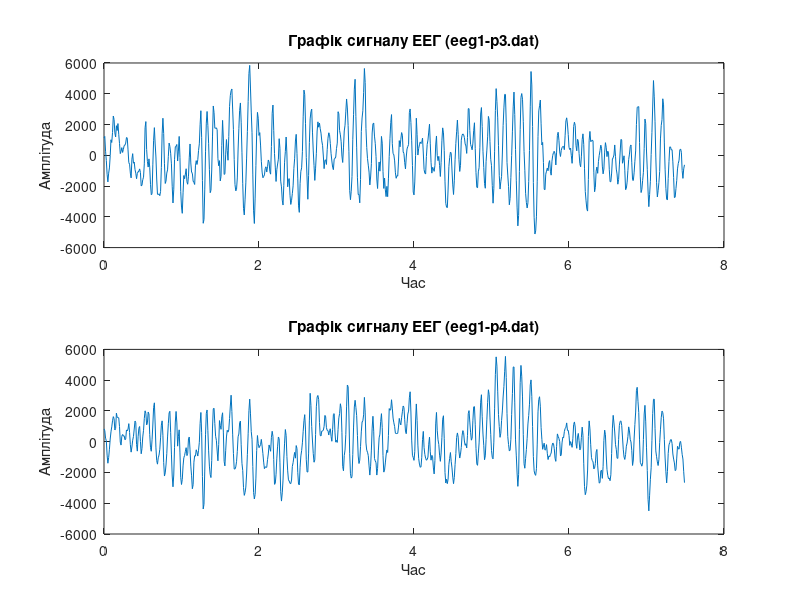
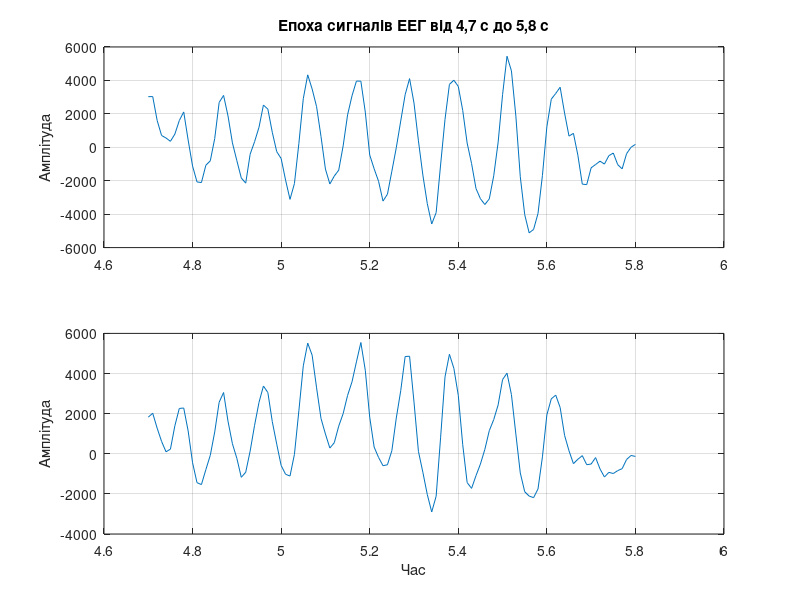
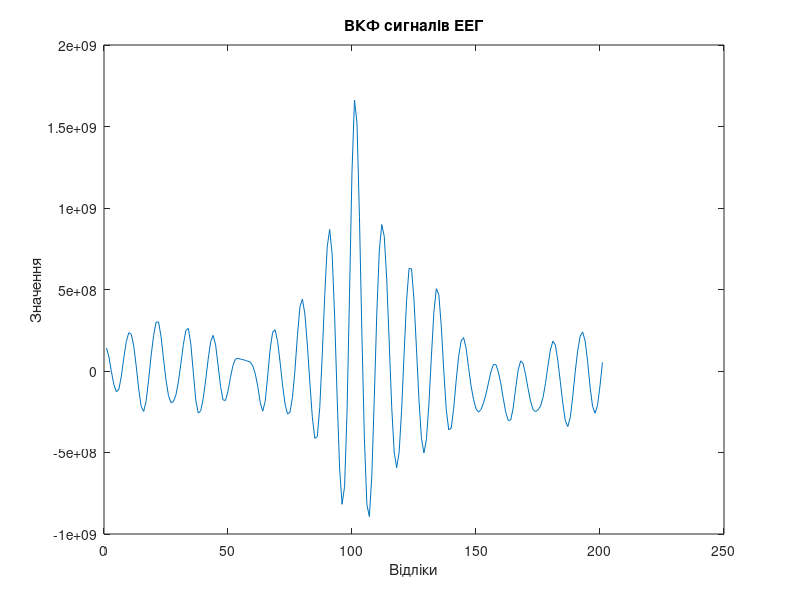
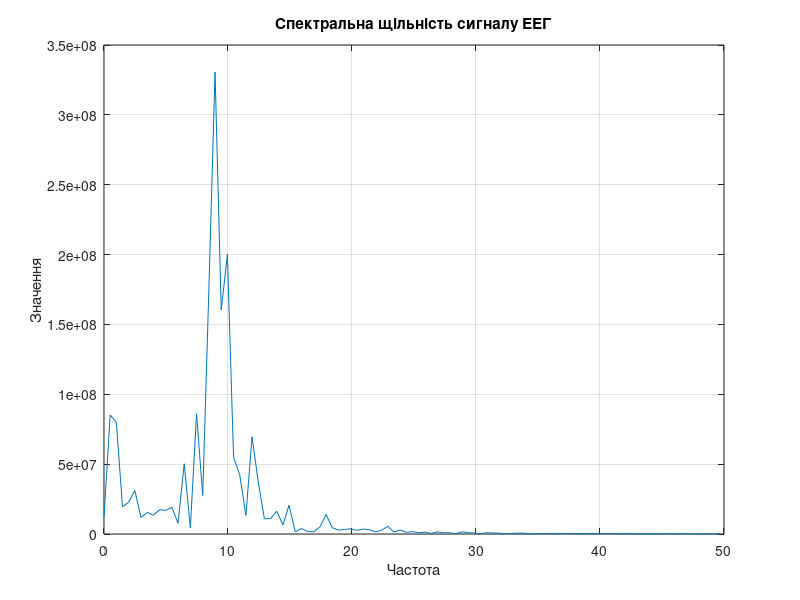

Recreate these plots in MATLAB, in order.
%=== Завдання #3.5 ===
% Завантаження сигналу ЕЕГ файл (eeg1-p3.dat)
fs = 100;
eeg_1 = load('eeg1-p3.dat');
eeg1 = detrend(eeg_1);
t_1 = (0:length(eeg1)-1)/fs;
figure(18)
subplot(2, 1, 1); plot(t_1, eeg1);
title('Графік сигналу ЕЕГ (eeg1-p3.dat)');
xlabel('Час'); ylabel('Амплітуда');

% Завантаження сигналу ЕЕГ файл (eeg1-p4.dat)
eeg_2 = load('eeg1-p4.dat');
eeg2 = detrend(eeg_2);
t_2 = (0:length(eeg2)-1)/fs;
subplot(2, 1, 2); plot(t_2, eeg2);
title('Графік сигналу ЕЕГ (eeg1-p4.dat)');
xlabel('Час'); ylabel('Амплітуда');

% Виділення епохи сигналів ЕЕГ від t1 = 4,7 с до t2 = 5,8 с
t1 = 4.7;
t2 = 5.8;
n1 = fix(t1*fs)+1;
n2 = fix(t2*fs)+1;
figure(19)
subplot(2,1,1); plot(t_1(n1:n2), eeg1(n1:n2)), grid on;
title('Епоха сигналів ЕЕГ від 4,7 с до 5,8 с'); ylabel('Амплітуда');
subplot(2,1,2); plot(t_2(n1:n2), eeg2(n1:n2)), grid on;
xlabel('Час'); ylabel('Амплітуда');

% Обчислення ВКФ сигналів ЕЕГ
maxlag = 100;
vkf = xcorr(eeg1, eeg2, maxlag);
figure(20)
plot(vkf);
title('ВКФ сигналів ЕЕГ');
xlabel('Відліки'); ylabel('Значення');

% Обчислення взаємної спектральної щільності сигналів ЕЕГ
Sx = abs(fft(vkf)/length(vkf));
Sy = Sx(1:length(vkf)/2+1);
Sy(2:end-1) = 2*Sy(2:end-1);
f = fs*(0:(length(vkf)/2))/length(vkf);
figure(21)
plot(f,Sy), grid on;
title('Спектральна щільність сигналу ЕЕГ');
xlabel('Частота'); ylabel('Значення');